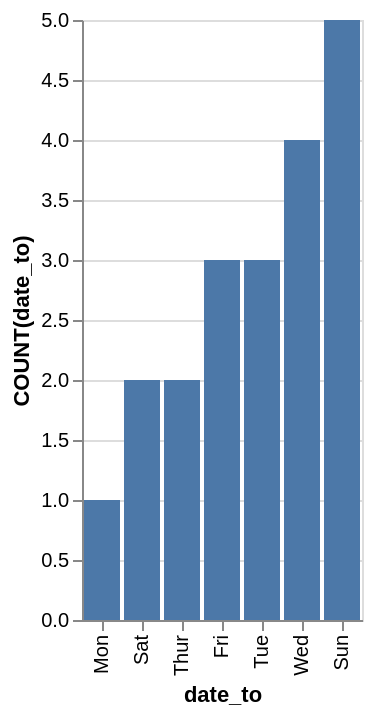

Vega-Lite specification for this chart:
### Vega-Lite specification from a JSON file in a GitHub repository (floating-point values rounded to 4 significant figures)
{"data": {"values": [{"x_data": "Mon", "y_data": 1}, {"x_data": "Sat", "y_data": 2}, {"x_data": "Thur", "y_data": 2}, {"x_data": "Fri", "y_data": 3}, {"x_data": "Tue", "y_data": 3}, {"x_data": "Wed", "y_data": 4}, {"x_data": "Sun", "y_data": 5}]}, "mark": "bar", "encoding": {"x": {"field": "x_data", "type": "nominal", "title": "date_to", "sort": {"op": "sum", "field": "y_data", "order": "ascending"}}, "y": {"field": "y_data", "type": "quantitative", "title": "COUNT(date_to)"}}}
